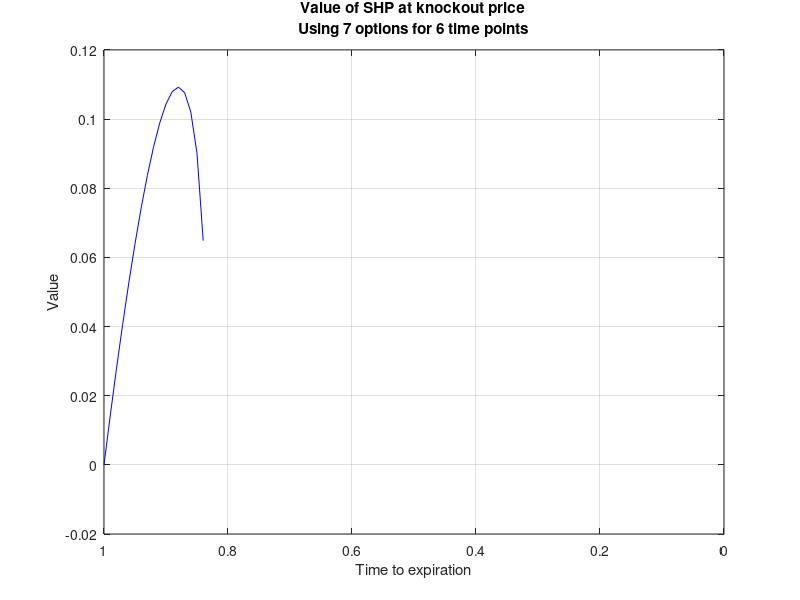

MATLAB code for this plot:
clear all;clc; %CX+Bh=0 thus h=inv(B)*(-CX)
S=120; %knock out price for call option
X=100; %exercise price
r=log(1.1); %convert annual compounding to continuous compounding
q=log(1.05); %convert annual compounding to continuous compounding
vol=0.25 %annualized volatility
N=6 %number of points chosen to ensure boundary condition is satisfied
for i=1:N
CX(i,1)=blsprice(S,X,r,((N+1-i)/N),0.25,q)%calculate option premiums with exercise price X
CB(i,1)=blsprice(S,S,r,((N+1-i)/N),0.25,q)%calculate option premiums with boundary exercise price
end
for i=1:N            %choose N time points,using N+1 options,construct B from CB
for j=1:N+1-i
    B(i,j)=CB(i+j-1) %B is a diagonal matrix,thus invertible
end
end
h=inv(B)*(-CX)
    t=0:0.01:1;
    value=blsprice(120,100,r,t,0.25,q)+...
    h(1)*blsprice(120,120,r,t,0.25,q)+...
    h(2)*blsprice(120,120,r,max(t-1/6,0),0.25,q)+...
    h(3)*blsprice(120,120,r,max(t-2/6,0),0.25,q)+...
    h(4)*blsprice(120,120,r,max(t-3/6,0),0.25,q)+...
    h(5)*blsprice(120,120,r,max(t-4/6,0),0.25,q)+...
    h(6)*blsprice(120,120,r,max(t-5/6,0),0.25,q)
plot(t,value,'blue')
set(gca,'XDir','rev')
xlabel('Time to expiration');
ylabel('Value')
tit(1)={'Value of SHP at knockout price'}
tit(2)={'Using 7 options for 6 time points'}
title(tit)
grid on